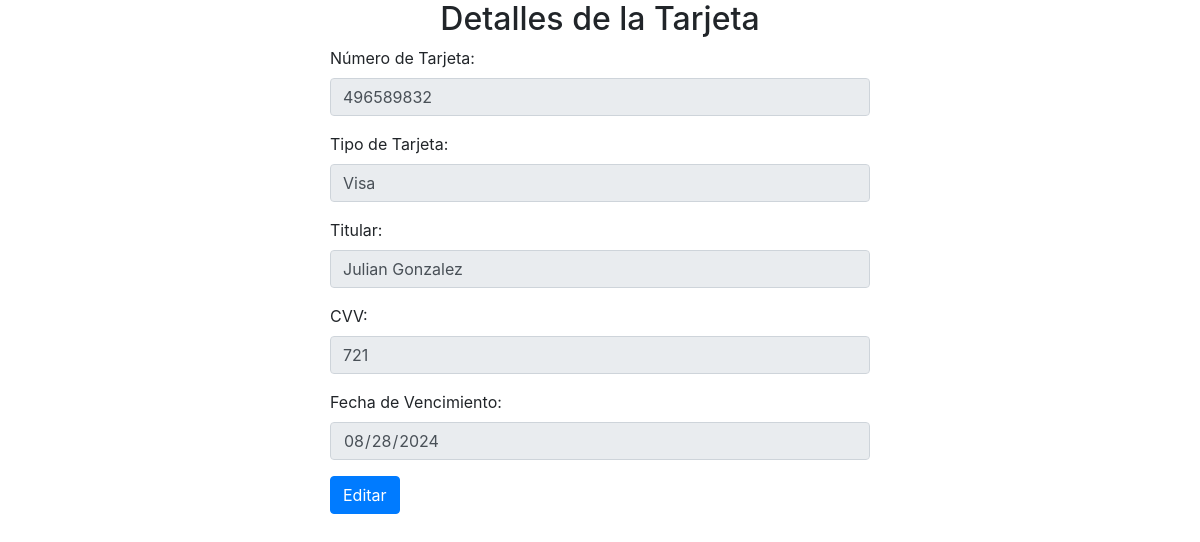
The app's page /CrudFront/Metodo_pago/detalles_metodo.php?nro_tarjeta=496589832 with its own data.
### tables this page shows
CREATE TABLE IF NOT EXISTS `metodos_pago` (
  `nro_tarjeta` bigint(20) NOT NULL,
  `tipo` varchar(50) NOT NULL,
  `titular` varchar(50) NOT NULL,
  `cvv` int(11) NOT NULL,
  `fecha_vencimiento` date NOT NULL,
  `id_cliente` int(11) NOT NULL,
  PRIMARY KEY (`nro_tarjeta`),
  KEY `id_cliente` (`id_cliente`)
);

### CrudFront/Metodo_pago/detalles_metodo.php (the view, shortened to what this page needs)
<?php
require_once('../../controlador.php');
$nro_tarjeta=$_REQUEST['nro_tarjeta'];
$detalles_tarjeta=$metodo_pagodao->detalle_tarjeta($nro_tarjeta);
?>
<!DOCTYPE html>
<html lang="en">
<head>
    <link rel="stylesheet" href="https://maxcdn.bootstrapcdn.com/bootstrap/4.5.2/css/bootstrap.min.css">
</head>
<body>
    <div class="container h-100">
        <div class="row h-100 justify-content-center align-items-center">
            <div class="col-md-6">
                <h2 class="text-center">Detalles de la Tarjeta</h2>
                <form method="post" action="actualizar_mp.php">
                    <div class="form-group">
                        <label for="nro_tarjeta">Número de Tarjeta:</label>
                        <input type="number" class="form-control" id="nro_tarjeta" name="nro_tarjeta" value="<?php echo $detalles_tarjeta['nro_tarjeta']?>" readonly>
                    </div>
                    <div class="form-group">
                        <label for="tipo">Tipo de Tarjeta:</label>
                        <input type="text" class="form-control" id="tipo" name="tipo" value="<?php echo $detalles_tarjeta['tipo']?>" readonly>
                    </div>
                    <div class="form-group">
                        <label for="titulos">Titular:</label>
                        <input type="text" class="form-control" id="titular" name="titular" value="<?php echo $detalles_tarjeta['titular']?>" readonly>
                    </div>
                    <div class="form-group">
                        <label for="cvv">CVV:</label>
                        <input type="number" class="form-control" id="cvv" name="cvv" value="<?php echo $detalles_tarjeta['cvv']?>" readonly>
                    </div>
                    <div class="form-group">
                        <label for="fecha_vencimiento">Fecha de Vencimiento:</label>
                        <input type="date" class="form-control" id="fecha_vencimiento" name="fecha_vencimiento" value="<?php echo $detalles_tarjeta['fecha_vencimiento']?>" readonly>
                    </div>
                    <button type="button" id="Btneditar" class="btn btn-primary">Editar</button>
                </form>
            </div>
        </div>
    </div>
</body>
</html>

### records on screen
metodos_pago: nro_tarjeta "496589832", tipo "Visa", titular "Julian Gonzalez", cvv "721", fecha_vencimiento "08/28/2024"
